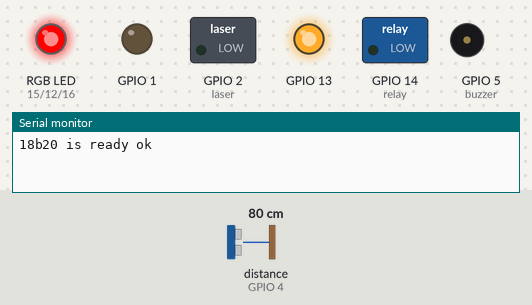
A sketch run on a simulated ESP8266 (NodeMCU). Shown: switched loads named in the sketch (green lamp = pin HIGH), an RGB LED mixed from three pins (HIGH = lit), output pins drawn as LEDs (lit = HIGH), buzzer (waves = sounding, pin HIGH), the last lines printed to the serial monitor. The inputs (shaded band) are chosen by the test bench; at power-on: distance to the obstacle (sensor on GPIO 4) 80 cm. The echo pulse lasts 58.3 µs per cm; WiFi joins after 1.5 s; servers stay silent unless stated; pins used as bus, display or sensor lines are not drawn.

Above: at 0.1 s.
At 1.1 s:
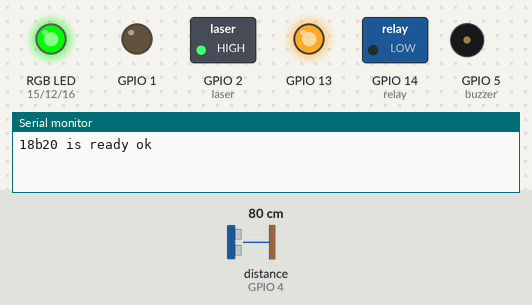
At 3.1 s:
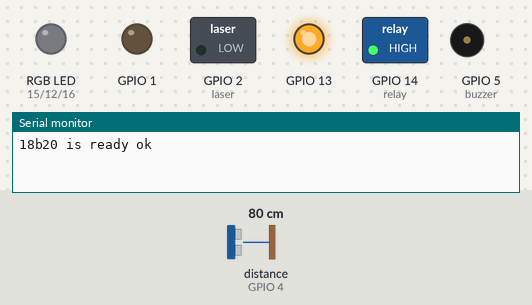
At 7.6 s:
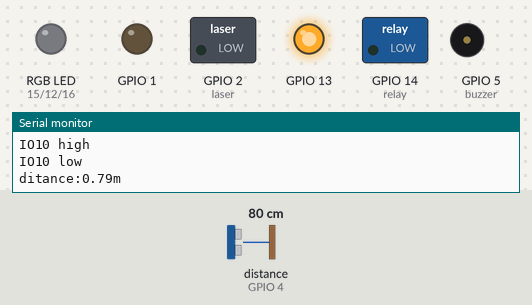
At 18.6 s:
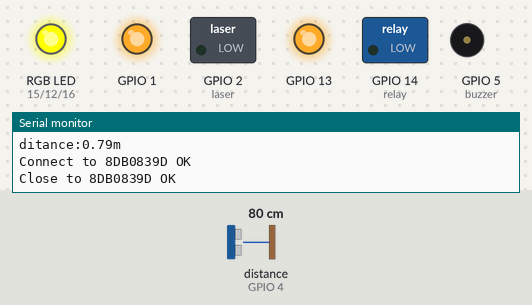
At 21.6 s:
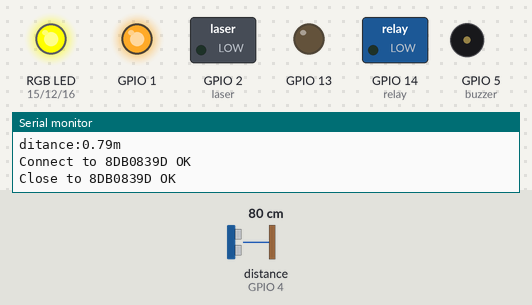
Timing chart, 0 to 23.1 s (numbered marks = the images above):
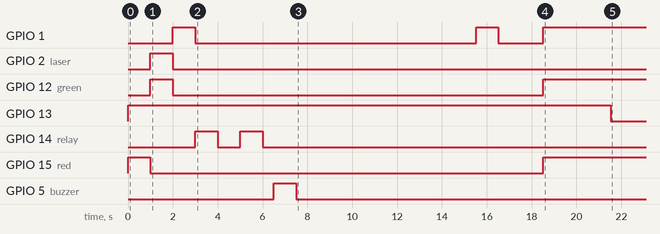

The sketch:

_8266_test.ino
```cpp
/* sensorbox Example

   This example code is Contains the GPIO, buzzer,WIFI,18b20 hc-sr04,laser,relay,function test.

   According to the following start each test module:
   1.By default, after power on RGBled began to shine,then according to the following test sequence
   2.RGB GPIO->relay->buzzer->hc-ssr04->ds18b20->wifi->RGB GPIO.
   3.When the hc-ssr04 working properly, a red light will flash.
   4.When the temperature sensor ds18b20 working properly, a green light will flash.
   5.When the wifi connect to ap, a blue light will flash.
*/

#include <DS18B20.h>
#include <Ticker.h>
#include <Ultrasonic.h>
#include <ESP8266WiFi.h>

#define ONE_WIRE_BUS 16

DS18B20 ds18b20(ONE_WIRE_BUS);
Ticker debounce_handle;
Ticker fun_handle;

uint8_t key_status = 1;
uint8_t key_backup = 1;
uint8_t fun_choice = 0;

void ds18b20_init(void)
{
    if(ds18b20.is_ds18b20()==0)
    {
       ds18b20.start_ds18b20_tran();
       Serial.print("18b20 is ready ok\r\n");
    }
    else
    {
       Serial.print("18b20 is no ready\r\n");
    }
}

void printMacAddress() {
  // the MAC address of your Wifi shield
      byte mac[6];

      // print your MAC address:
      WiFi.macAddress(mac);
      Serial.print("MAC: ");
      Serial.print(mac[5], HEX);
      Serial.print(":");
      Serial.print(mac[4], HEX);
      Serial.print(":");
      Serial.print(mac[3], HEX);
      Serial.print(":");
      Serial.print(mac[2], HEX);
      Serial.print(":");
      Serial.print(mac[1], HEX);
      Serial.print(":");
      Serial.println(mac[0], HEX);
}

void scan_wifi_init(void)
{
    if(WiFi.status() == WL_NO_SHIELD)
    {
        Serial.println("WiFi shield not present");
    }

    //String fv = WiFi.firmwareVersion();
    //Serial.println(fv);

    printMacAddress();
}

void printEncryptionType(int thisType) {
  // read the encryption type and print out the name:
  switch (thisType) {
    case ENC_TYPE_WEP:
      Serial.println("WEP");
      break;
    case ENC_TYPE_TKIP:
      Serial.println("WPA");
      break;
    case ENC_TYPE_CCMP:
      Serial.println("WPA2");
      break;
    case ENC_TYPE_NONE:
      Serial.println("None");
      break;
    case ENC_TYPE_AUTO:
      Serial.println("Auto");
      break;
  }
}

int connect_to_wifi(char *ssid,char *password)
{
      int out_time = 10;
      int status = 0;

      //Serial.println(ssid);
      //Serial.println(password);
      status = WiFi.begin(ssid,password);
      //Serial.print("status:");
      //Serial.println(status);
      while(1)
      {
          if(WiFi.status() == WL_CONNECTED)
          {
              return 1;
          }
          else
          {
              if(out_time == 0)
              {
                  return 0;
              }
              else
              {
                  delay(1000);
                  out_time--;
              }
          }
      }
}
#if 0
int wifi_test(void)
{
    int ret = 0, i = 0;
    char ssid_s[30] = {0};

    for(i=0;i<3;i++)
    {
        #if 1
        int numSsid = WiFi.scanNetworks();
        if (numSsid == -1)
        {
            Serial.println("Couldn't get a wifi connection");
            return 0;
        }
        Serial.print("number of available networks:");
        Serial.println(numSsid);
        #endif

        for (int thisNet = 0; thisNet < numSsid; thisNet++)
        {
          #if 0
            Serial.print(thisNet);
            Serial.print(") ");
            Serial.print(WiFi.SSID(thisNet));
            Serial.print("\tSignal: ");
            Serial.print(WiFi.RSSI(thisNet));
            Serial.print(" dBm");
            Serial.print("\tEncryption: ");
            printEncryptionType(WiFi.encryptionType(thisNet));
           #endif

           if(WiFi.SSID(thisNet).substring(0) == "8DB0839D")
          //if(1)
           {
                Serial.println("find wifi:8DB0839D");
                ret = connect_to_wifi((char *)"8DB0839D",(char*)"094FAFE8");
                if(ret == 1)
                {
                    Serial.println("Connect to 8DB0839D OK");
                    Serial.print("Signal: ");
                    //Serial.print(WiFi.RSSI(thisNet));
                    Serial.println(" dBm");
                    WiFi.disconnect();
                    Serial.println("Close to 8DB0839D OK");
                    RGB_led_open(1);
                    delay(1000);
                    RGB_led_open(100);
                    delay(100);
                    return 1;
                }
                else
                {
                    Serial.println("Connect to 8DB0839D Failed");
                }
           }
        }
    }
}
#endif

int wifi_test(void)
{
    int ret = 0, i = 0;
    char ssid_s[30] = {0};

    for(i=0;i<3;i++)
    {
        #if 1
         ret = connect_to_wifi((char *)"8DB0839D",(char*)"094FAFE8");
         if(ret == 1)
         {
               Serial.println("Connect to 8DB0839D OK");
               WiFi.disconnect();
               Serial.println("Close to 8DB0839D OK");
               RGB_led_open(1);
               delay(1000);
               RGB_led_open(100);
               delay(2000);
               return 1;
         }
         else
         {
               Serial.println("Connect to 8DB0839D Failed");
         }
         #else

         ret = connect_to_wifi((char *)"YangHuaiMi",(char*)"TianShuiTeChan");
         if(ret == 1)
         {
               Serial.println("Connect to YangHuaiMi OK");
               WiFi.disconnect();
               Serial.println("Close to YangHuaiMi OK");
               RGB_led_open(1);
               delay(1000);
               RGB_led_open(100);
               delay(2000);
               return 1;
         }
         else
         {
               Serial.println("Connect to YangHuaiMi Failed");
         }
         #endif
    }
}

int ds18b20_test()
{
      int ret,temp,intT,decT;
      int i = 0 ,cnt = 0;

     for(i=0;i<3;i++)
     {
        ret = ds18b20.Get_18b20_temp(&temp);
        if(ret)
        {
              intT = temp >> 4;
              decT = temp & 0x0f;
              Serial.print("Temperature for the device 1 (index 0) is: ");
              Serial.print(intT);
              Serial.print(".");
              if(decT<10)
              {
                  Serial.print(0);
              }
              Serial.println(decT);
              if(intT > 0 && intT < 50)
              {
                      RGB_led_open(12);
                      delay(1000);
                      RGB_led_open(100);
                      delay(1000);
                      return 1;
              }
        }
        ds18b20.start_ds18b20_tran();
        delay(1000);
     }
}

void buzzer_test(void)
{
    digitalWrite(5, 1);
    delay(1000);
    digitalWrite(5, 0);
}

void relay_test(void)
{
   int sta = 1;
   int i = 0;

   digitalWrite(14, 1);
   delay(1000);
   digitalWrite(14, 0);
   delay(1000);
   digitalWrite(14, 1);
   delay(1000);
   digitalWrite(14, 0);
   delay(500);
}

void HC_start()
{
     digitalWrite(0,HIGH);
     Serial.println("IO10 high");
     delayMicroseconds(10);
     digitalWrite(0,LOW);
     Serial.println("IO10 low");
}

int HC_SR04_test()
{
    unsigned long duration;
    float distance;
    int cnt = 0;

     for(int i=0;i<3;i++)
     {
         HC_start();
         duration = pulseIn(4,HIGH);
         if(duration > 117 && duration < 26470)
         {
              distance = (float)duration*340/2/1000000;
              Serial.print("ditance:");
              Serial.print(distance);
              Serial.println("m");
              if(duration > 292 && duration < 1755)//5-30cm
              {
                      RGB_led_open(15);
                      delay(1000);
                      RGB_led_open(100);
                      delay(1000);
                      return 1;
              }
         }
         delay(1000);
     }

}

void RGB_led_open(int num)
{
    switch(num)
    {
        case 15:
          digitalWrite(15,HIGH);
          digitalWrite(12,LOW);
          digitalWrite(1,LOW);
          break;
        case 12:
          digitalWrite(15,LOW);
          digitalWrite(12,HIGH);
          digitalWrite(1,LOW);
          break;
        case 1:
          digitalWrite(15,LOW);
          digitalWrite(12,LOW);
          digitalWrite(1,HIGH);
          break;
        case 0:
          digitalWrite(15,HIGH);
          digitalWrite(12,HIGH);
          digitalWrite(1,HIGH);
          break;
        default:
          digitalWrite(15,LOW);
          digitalWrite(12,LOW);
          digitalWrite(1,LOW);
          break;
    }
}

void RGB_test()
{
    //delay(1000);
    RGB_led_open(15);
    laser_test();
    delay(1000);
    RGB_led_open(12);
    laser_test();
    delay(1000);
    RGB_led_open(1);
    laser_test();
    delay(1000);
}

void laser_test()
{
     static int sta = 0;

    digitalWrite(2, sta);
    sta = ~sta;
}

void setup() {
  //Serial.begin(9600);
  pinMode(5, OUTPUT); //buzzer
  pinMode(0, OUTPUT); //trig
  pinMode(4, INPUT);  //echo

  pinMode(15, OUTPUT); //red
  pinMode(12, OUTPUT);//green
  pinMode(16, OUTPUT); //blue,tx
  pinMode(14, OUTPUT);//relay
  pinMode(2,OUTPUT);//laser
  pinMode(1,OUTPUT);//
  digitalWrite(13,HIGH);
  pinMode(13,OUTPUT);
  ds18b20_init();
}

void loop()
{
    while(1)
    {
        if(fun_choice==0)
        {
            RGB_test();
            RGB_led_open(100);
            fun_choice++;
        }
        else if(fun_choice==1)
        {
            relay_test();
            fun_choice++;
        }
        else if(fun_choice==2)
        {
            buzzer_test();
            fun_choice++;
        }
        else if(fun_choice==3)
        {
            HC_SR04_test();
            fun_choice++;
        }
        else if(fun_choice==4)
        {
            ds18b20_test();
            fun_choice++;
        }
        else if(fun_choice==5)
        {
            wifi_test();
            fun_choice++;
        }
        else if(fun_choice==6)
        {
             RGB_led_open(0);
             delay(3000);
             digitalWrite(0,HIGH);
             digitalWrite(13,LOW);
             delay(500);
        }
    }
}

void check_time()
{
    static uint8_t start_flag = 0;
    Serial.println("come in");
    #if 0
    if(start_flag == 0)
    {
         if(digitalRead(4)==1)
         {

            start_flag = 1;
         }
    }
    else
    {

    }
    #endif
}
```

Measured:
- by itself, GPIO 1: goes HIGH 1.0 s, LOW 12.5 s, HIGH 1.0 s, LOW 2.0 s, then HIGH
- by itself, GPIO 2 (laser): LOW → HIGH at 1.0 s, → LOW 1.0 s later
- by itself, GPIO 12 (green): LOW → HIGH at 1.0 s, → LOW 1.0 s later, → HIGH 16.5 s later
- by itself, GPIO 13: HIGH → LOW at 21.5 s
- by itself, GPIO 14 (relay): alternates HIGH for 1.0 s and LOW for 1.0 s, 4 changes in all, then stays LOW
- by itself, GPIO 15 (red): LOW → HIGH at 0.00 s, → LOW 1.0 s later, → HIGH 17.5 s later
- by itself, GPIO 5 (buzzer): LOW → HIGH at 6.5 s, → LOW 1.0 s later
